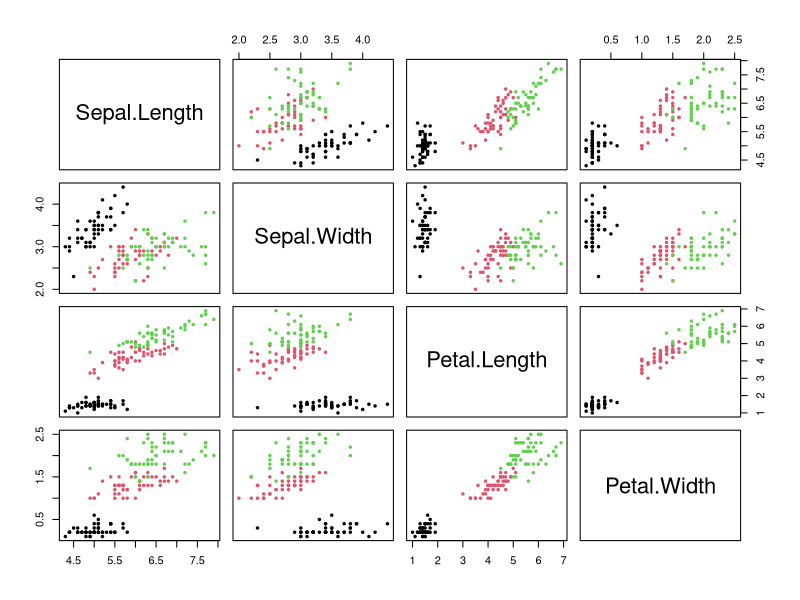

This chart was generated by the following R code:
library(tidyverse)
library(dplyr)
library(ggplot2)
library(e1071)


data = iris

head(iris)


pairs(data[,1:4], pch = 19,  cex = 0.5,
      col = data$Species)

#Train-Test data----
set.seed(1,sample.kind = "Rejection")
tr_index = sample(1:nrow(data), nrow(data)*0.7)
train_data = data[tr_index,]
test_data = data[-tr_index,]

#Model----
#Train
svm.fit = svm(Species ~ .,
              data = train_data,
              kernel = "polynomial",
              cost = 1,
              degree = 1)
#Test
svm.pred = predict(svm.fit,
                   test_data)

#Validation
table(svm.pred, test_data$Species)
mean(svm.pred==test_data$Species)

#0.96 is a great accuracy result.However we will 

#Fortunately on SVM we can adjust the size of the cost and degree without building a function
#Technically it's called #sampling method: 10-fold cross validation
set.seed(1,sample.kind = "Rejection")
tune.out=tune(svm, #Tuning
              Species ~ .,
              data = train_data,
              kernel="polynomial",
              ranges=list(cost=c(0.1,1,10,100,1000),
                          degree=1:5))
summary(tune.out)

svm.pred.best = predict(tune.out$best.model,
                        newdata=test_data)
table(svm.pred.best, test_data$Species)

mean(svm.pred.best == test_data$Species)

#Now Radial Kernel
svm1 = svm(Species~.,
           data = train_data,
           kernel = "radial",
           cost = 1,
           gamma = 1)
svm1

#predictions
pred_svm1 = predict(svm1, newdata=test_data)
#svm1 is a vector
#Accuracy
mean(pred_svm1 == test_data$Species)


